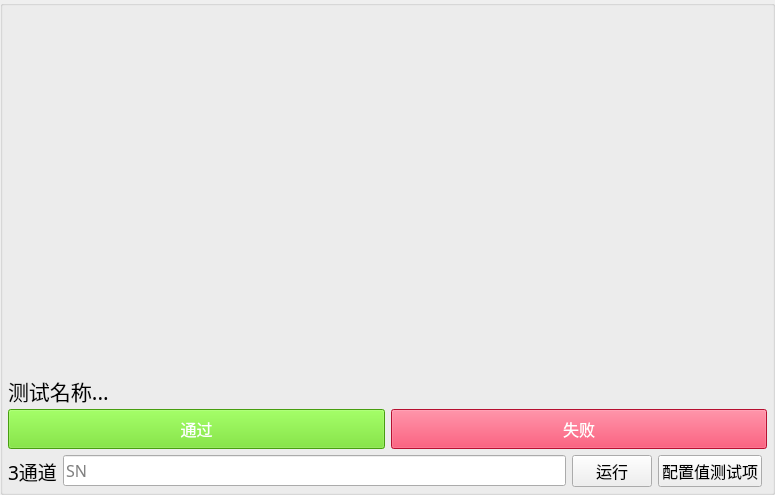
  <widget class="QGroupBox" name="groupBox_6">
   <property name="geometry">
    <rect>
     <x>370</x>
     <y>495</y>
     <width>775</width>
     <height>495</height>
    </rect>
   </property>
   <property name="styleSheet">
    <string notr="true">QPushButton#pushButton_303{
color:white;
background:#64dd17;
}
QPushButton#pushButton_304{
color:white;
background:#ff1744;
}</string>
   </property>
   <property name="title">
    <string/>
   </property>
   <layout class="QVBoxLayout" name="verticalLayout_4">
    <property name="leftMargin">
     <number>5</number>
    </property>
    <property name="topMargin">
     <number>5</number>
    </property>
    <property name="rightMargin">
     <number>5</number>
    </property>
    <property name="bottomMargin">
     <number>5</number>
    </property>
    <item>
     <widget class="QStackedWidget" name="stackedWidget_3">
      <property name="sizePolicy">
       <sizepolicy hsizetype="Expanding" vsizetype="Expanding">
        <horstretch>0</horstretch>
        <verstretch>0</verstretch>
       </sizepolicy>
      </property>
      <property name="currentIndex">
       <number>0</number>
      </property>
      <widget class="QWidget" name="page_301">
       <layout class="QVBoxLayout" name="verticalLayout_12">
        <property name="leftMargin">
         <number>0</number>
        </property>
        <property name="topMargin">
         <number>0</number>
        </property>
        <property name="rightMargin">
         <number>0</number>
        </property>
        <property name="bottomMargin">
         <number>0</number>
        </property>
        <item>
         <layout class="QHBoxLayout" name="horizontalLayout_25">
          <item>
           <widget class="QLabel" name="label_301">
            <property name="sizePolicy">
             <sizepolicy hsizetype="Expanding" vsizetype="Expanding">
              <horstretch>5</horstretch>
              <verstretch>0</verstretch>
             </sizepolicy>
            </property>
            <property name="font">
             <font>
              <family>微软雅黑</family>
              <pointsize>28</pointsize>
             </font>
            </property>
            <property name="text">
             <string/>
            </property>
            <property name="alignment">
             <set>Qt::AlignCenter</set>
            </property>
           </widget>
          </item>
         </layout>
        </item>
        <item>
         <widget class="QLabel" name="label_303">
          <property name="minimumSize">
           <size>
            <width>0</width>
            <height>25</height>
           </size>
          </property>
          <property name="maximumSize">
           <size>
            <width>16777215</width>
            <height>25</height>
           </size>
          </property>
          <property name="font">
           <font>
            <family>黑体</family>
            <pointsize>16</pointsize>
           </font>
          </property>
          <property name="text">
           <string>测试名称...</string>
          </property>
         </widget>
        </item>
        <item>
         <layout class="QHBoxLayout" name="horizontalLayout_28">
          <item>
           <widget class="QPushButton" name="pushButton_303">
            <property name="minimumSize">
             <size>
              <width>0</width>
              <height>40</height>
             </size>
            </property>
            <property name="maximumSize">
             <size>
              <width>16777215</width>
              <height>40</height>
             </size>
            </property>
            <property name="font">
             <font>
              <family>黑体</family>
              <pointsize>12</pointsize>
             </font>
            </property>
            <property name="focusPolicy">
             <enum>Qt::NoFocus</enum>
            </property>
            <property name="text">
             <string>通过</string>
            </property>
           </widget>
          </item>
          <item>
           <widget class="QPushButton" name="pushButton_304">
            <property name="minimumSize">
             <size>
              <width>0</width>
              <height>40</height>
             </size>
            </property>
            <property name="maximumSize">
             <size>
              <width>16777215</width>
              <height>40</height>
             </size>
            </property>
            <property name="font">
             <font>
              <family>黑体</family>
              <pointsize>12</pointsize>
             </font>
            </property>
            <property name="focusPolicy">
             <enum>Qt::NoFocus</enum>
            </property>
            <property name="text">
             <string>失败</string>
            </property>
           </widget>
          </item>
         </layout>
        </item>
       </layout>
      </widget>
      <widget class="QWidget" name="page_302">
       <layout class="QVBoxLayout" name="verticalLayout_8">
        <property name="leftMargin">
         <number>0</number>
        </property>
        <property name="topMargin">
         <number>0</number>
        </property>
        <property name="rightMargin">
         <number>0</number>
        </property>
        <property name="bottomMargin">
         <number>0</number>
        </property>
        <item>
         <widget class="QTableWidget" name="tableWidget_301"/>
        </item>
       </layout>
      </widget>
     </widget>
    </item>
    <item>
     <layout class="QHBoxLayout" name="horizontalLayout_20">
      <property name="rightMargin">
       <number>5</number>
      </property>
      <item>
       <widget class="QLabel" name="label_302">
        <property name="font">
         <font>
          <family>微软雅黑</family>
          <pointsize>14</pointsize>
         </font>
        </property>
        <property name="text">
         <string>3通道</string>
        </property>
       </widget>
      </item>
      <item>
       <widget class="QLineEdit" name="lineEdit_301">
        <property name="font">
         <font>
          <family>微软雅黑</family>
          <pointsize>12</pointsize>
         </font>
        </property>
        <property name="cursor">
         <cursorShape>IBeamCursor</cursorShape>
        </property>
        <property name="mouseTracking">
         <bool>false</bool>
        </property>
        <property name="focusPolicy">
         <enum>Qt::ClickFocus</enum>
        </property>
        <property name="text">
         <string/>
        </property>
        <property name="placeholderText">
         <string>SN</string>
        </property>
       </widget>
      </item>
      <item>
       <widget class="QPushButton" name="pushButton_301">
        <property name="font">
         <font>
          <family>微软雅黑</family>
          <pointsize>12</pointsize>
         </font>
        </property>
        <property name="focusPolicy">
         <enum>Qt::NoFocus</enum>
        </property>
        <property name="text">
         <string>运行</string>
        </property>
       </widget>
      </item>
      <item>
       <widget class="QPushButton" name="pushButton_302">
        <property name="font">
         <font>
          <family>微软雅黑</family>
          <pointsize>12</pointsize>
         </font>
        </property>
        <property name="focusPolicy">
         <enum>Qt::NoFocus</enum>
        </property>
        <property name="text">
         <string>配置值测试项</string>
        </property>
       </widget>
      </item>
     </layout>
    </item>
   </layout>
  </widget>
